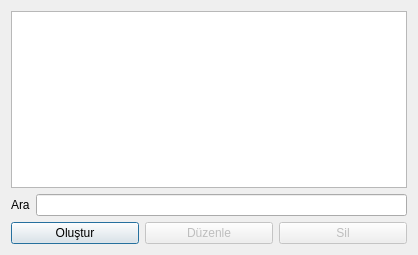
<?xml version="1.0" encoding="UTF-8"?>
<ui version="4.0">
 <class>TetkikListe</class>
 <widget class="QDialog" name="TetkikListe">
  <property name="geometry">
   <rect>
    <x>0</x>
    <y>0</y>
    <width>418</width>
    <height>255</height>
   </rect>
  </property>
  <property name="windowTitle">
   <string>Tetkikler</string>
  </property>
  <layout class="QGridLayout" name="gridLayout">
   <item row="0" column="0">
    <widget class="QTableWidget" name="tableWidget"/>
   </item>
   <item row="1" column="0">
    <layout class="QHBoxLayout" name="horizontalLayout_2">
     <item>
      <widget class="QLabel" name="lblAra">
       <property name="text">
        <string>Ara</string>
       </property>
      </widget>
     </item>
     <item>
      <widget class="QLineEdit" name="leAra"/>
     </item>
    </layout>
   </item>
   <item row="2" column="0">
    <layout class="QHBoxLayout" name="horizontalLayout">
     <item>
      <widget class="QPushButton" name="btnEkle">
       <property name="text">
        <string>Oluştur</string>
       </property>
      </widget>
     </item>
     <item>
      <widget class="QPushButton" name="btnDuzenle">
       <property name="enabled">
        <bool>false</bool>
       </property>
       <property name="text">
        <string>Düzenle</string>
       </property>
      </widget>
     </item>
     <item>
      <widget class="QPushButton" name="btnSil">
       <property name="enabled">
        <bool>false</bool>
       </property>
       <property name="text">
        <string>Sil</string>
       </property>
      </widget>
     </item>
    </layout>
   </item>
  </layout>
 </widget>
 <resources/>
 <connections/>
</ui>
